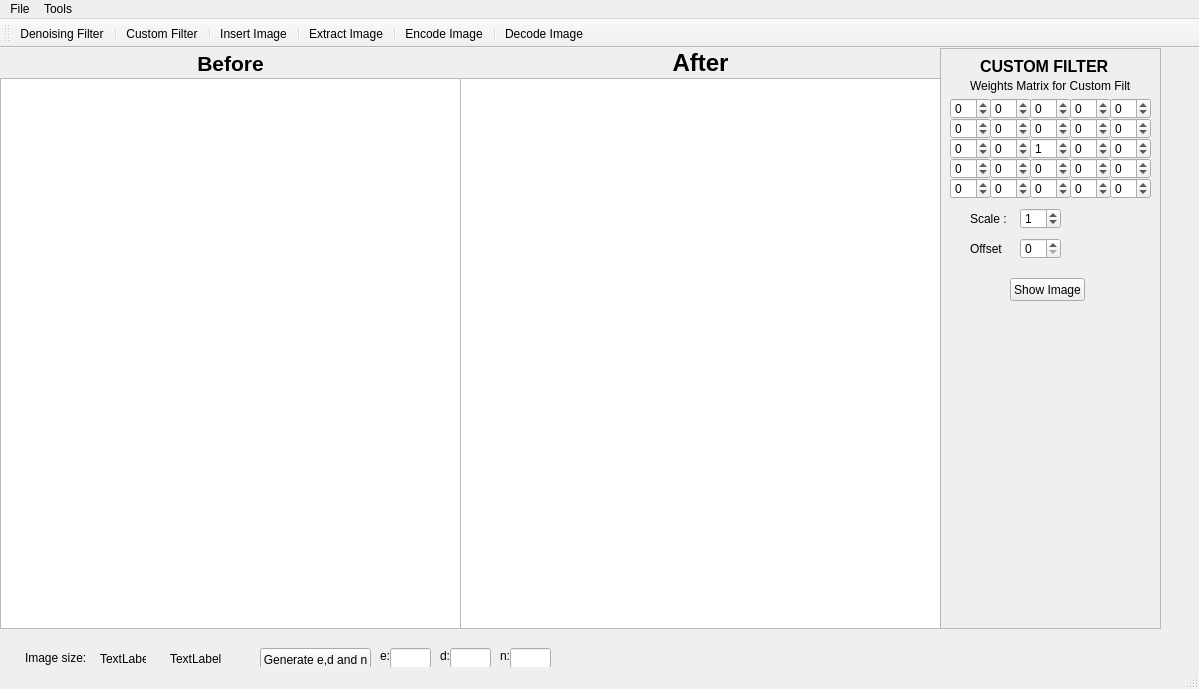
<?xml version="1.0" encoding="UTF-8"?>
<ui version="4.0">
 <class>MainWindow</class>
 <widget class="QMainWindow" name="MainWindow">
  <property name="geometry">
   <rect>
    <x>0</x>
    <y>0</y>
    <width>1199</width>
    <height>689</height>
   </rect>
  </property>
  <property name="windowTitle">
   <string>MainWindow</string>
  </property>
  <widget class="QWidget" name="centralWidget">
   <widget class="QGraphicsView" name="graphicsView">
    <property name="geometry">
     <rect>
      <x>0</x>
      <y>30</y>
      <width>461</width>
      <height>551</height>
     </rect>
    </property>
   </widget>
   <widget class="QGraphicsView" name="graphicsView_2">
    <property name="geometry">
     <rect>
      <x>460</x>
      <y>30</y>
      <width>481</width>
      <height>551</height>
     </rect>
    </property>
   </widget>
   <widget class="QLabel" name="label">
    <property name="geometry">
     <rect>
      <x>0</x>
      <y>0</y>
      <width>461</width>
      <height>31</height>
     </rect>
    </property>
    <property name="text">
     <string>&lt;!DOCTYPE HTML PUBLIC &quot;-//W3C//DTD HTML 4.0//EN&quot; &quot;http://www.w3.org/TR/REC-html40/strict.dtd&quot;&gt;
&lt;html&gt;&lt;head&gt;&lt;meta name=&quot;qrichtext&quot; content=&quot;1&quot; /&gt;&lt;style type=&quot;text/css&quot;&gt;
p, li { white-space: pre-wrap; }
&lt;/style&gt;&lt;/head&gt;&lt;body style=&quot; font-family:'MS Shell Dlg 2'; font-size:8.25pt; font-weight:400; font-style:normal;&quot;&gt;
&lt;p align=&quot;center&quot; style=&quot; margin-top:0px; margin-bottom:0px; margin-left:0px; margin-right:0px; -qt-block-indent:0; text-indent:0px;&quot;&gt;&lt;span style=&quot; font-size:16pt; font-weight:600;&quot;&gt;Before&lt;/span&gt;&lt;/p&gt;&lt;/body&gt;&lt;/html&gt;</string>
    </property>
    <property name="scaledContents">
     <bool>false</bool>
    </property>
   </widget>
   <widget class="QLabel" name="label_2">
    <property name="geometry">
     <rect>
      <x>460</x>
      <y>0</y>
      <width>481</width>
      <height>31</height>
     </rect>
    </property>
    <property name="text">
     <string>&lt;!DOCTYPE HTML PUBLIC &quot;-//W3C//DTD HTML 4.0//EN&quot; &quot;http://www.w3.org/TR/REC-html40/strict.dtd&quot;&gt;
&lt;html&gt;&lt;head&gt;&lt;meta name=&quot;qrichtext&quot; content=&quot;1&quot; /&gt;&lt;style type=&quot;text/css&quot;&gt;
p, li { white-space: pre-wrap; }
&lt;/style&gt;&lt;/head&gt;&lt;body style=&quot; font-family:'MS Shell Dlg 2'; font-size:8.25pt; font-weight:400; font-style:normal;&quot;&gt;
&lt;p align=&quot;center&quot; style=&quot; margin-top:0px; margin-bottom:0px; margin-left:0px; margin-right:0px; -qt-block-indent:0; text-indent:0px;&quot;&gt;&lt;span style=&quot; font-size:18pt; font-weight:600;&quot;&gt;After&lt;/span&gt;&lt;/p&gt;&lt;/body&gt;&lt;/html&gt;</string>
    </property>
   </widget>
   <widget class="QFrame" name="frame">
    <property name="geometry">
     <rect>
      <x>940</x>
      <y>0</y>
      <width>221</width>
      <height>581</height>
     </rect>
    </property>
    <property name="frameShape">
     <enum>QFrame::StyledPanel</enum>
    </property>
    <property name="frameShadow">
     <enum>QFrame::Raised</enum>
    </property>
    <widget class="QLabel" name="label_3">
     <property name="geometry">
      <rect>
       <x>30</x>
       <y>30</y>
       <width>161</width>
       <height>16</height>
      </rect>
     </property>
     <property name="text">
      <string>Weights Matrix for Custom Filter:</string>
     </property>
    </widget>
    <widget class="QSpinBox" name="spinBox">
     <property name="geometry">
      <rect>
       <x>10</x>
       <y>50</y>
       <width>41</width>
       <height>21</height>
      </rect>
     </property>
     <property name="minimum">
      <number>-99</number>
     </property>
    </widget>
    <widget class="QSpinBox" name="spinBox_2">
     <property name="geometry">
      <rect>
       <x>50</x>
       <y>50</y>
       <width>41</width>
       <height>21</height>
      </rect>
     </property>
     <property name="minimum">
      <number>-99</number>
     </property>
    </widget>
    <widget class="QSpinBox" name="spinBox_3">
     <property name="geometry">
      <rect>
       <x>90</x>
       <y>50</y>
       <width>41</width>
       <height>21</height>
      </rect>
     </property>
     <property name="minimum">
      <number>-99</number>
     </property>
    </widget>
    <widget class="QSpinBox" name="spinBox_4">
     <property name="geometry">
      <rect>
       <x>130</x>
       <y>50</y>
       <width>41</width>
       <height>21</height>
      </rect>
     </property>
     <property name="minimum">
      <number>-99</number>
     </property>
    </widget>
    <widget class="QSpinBox" name="spinBox_5">
     <property name="geometry">
      <rect>
       <x>170</x>
       <y>50</y>
       <width>41</width>
       <height>21</height>
      </rect>
     </property>
     <property name="minimum">
      <number>-99</number>
     </property>
    </widget>
    <widget class="QSpinBox" name="spinBox_6">
     <property name="geometry">
      <rect>
       <x>10</x>
       <y>70</y>
       <width>41</width>
       <height>21</height>
      </rect>
     </property>
     <property name="minimum">
      <number>-99</number>
     </property>
    </widget>
    <widget class="QSpinBox" name="spinBox_7">
     <property name="geometry">
      <rect>
       <x>50</x>
       <y>70</y>
       <width>41</width>
       <height>21</height>
      </rect>
     </property>
     <property name="minimum">
      <number>-99</number>
     </property>
    </widget>
    <widget class="QSpinBox" name="spinBox_8">
     <property name="geometry">
      <rect>
       <x>90</x>
       <y>70</y>
       <width>41</width>
       <height>21</height>
      </rect>
     </property>
     <property name="minimum">
      <number>-99</number>
     </property>
    </widget>
    <widget class="QSpinBox" name="spinBox_9">
     <property name="geometry">
      <rect>
       <x>130</x>
       <y>70</y>
       <width>41</width>
       <height>21</height>
      </rect>
     </property>
     <property name="minimum">
      <number>-99</number>
     </property>
    </widget>
    <widget class="QSpinBox" name="spinBox_10">
     <property name="geometry">
      <rect>
       <x>170</x>
       <y>70</y>
       <width>41</width>
       <height>21</height>
      </rect>
     </property>
     <property name="minimum">
      <number>-99</number>
     </property>
    </widget>
    <widget class="QSpinBox" name="spinBox_11">
     <property name="geometry">
      <rect>
       <x>10</x>
       <y>90</y>
       <width>41</width>
       <height>21</height>
      </rect>
     </property>
     <property name="minimum">
      <number>-99</number>
     </property>
    </widget>
    <widget class="QSpinBox" name="spinBox_12">
     <property name="geometry">
      <rect>
       <x>50</x>
       <y>90</y>
       <width>41</width>
       <height>21</height>
      </rect>
     </property>
     <property name="minimum">
      <number>-99</number>
     </property>
    </widget>
    <widget class="QSpinBox" name="spinBox_13">
     <property name="geometry">
      <rect>
       <x>90</x>
       <y>90</y>
       <width>41</width>
       <height>21</height>
      </rect>
     </property>
     <property name="minimum">
      <number>-99</number>
     </property>
     <property name="value">
      <number>1</number>
     </property>
    </widget>
    <widget class="QSpinBox" name="spinBox_14">
     <property name="geometry">
      <rect>
       <x>130</x>
       <y>90</y>
       <width>41</width>
       <height>21</height>
      </rect>
     </property>
     <property name="minimum">
      <number>-99</number>
     </property>
    </widget>
    <widget class="QSpinBox" name="spinBox_15">
     <property name="geometry">
      <rect>
       <x>170</x>
       <y>90</y>
       <width>41</width>
       <height>21</height>
      </rect>
     </property>
     <property name="minimum">
      <number>-99</number>
     </property>
     <property name="value">
      <number>0</number>
     </property>
    </widget>
    <widget class="QSpinBox" name="spinBox_16">
     <property name="geometry">
      <rect>
       <x>10</x>
       <y>110</y>
       <width>41</width>
       <height>21</height>
      </rect>
     </property>
     <property name="minimum">
      <number>-99</number>
     </property>
    </widget>
    <widget class="QSpinBox" name="spinBox_17">
     <property name="geometry">
      <rect>
       <x>50</x>
       <y>110</y>
       <width>41</width>
       <height>21</height>
      </rect>
     </property>
     <property name="minimum">
      <number>-99</number>
     </property>
    </widget>
    <widget class="QSpinBox" name="spinBox_18">
     <property name="geometry">
      <rect>
       <x>90</x>
       <y>110</y>
       <width>41</width>
       <height>21</height>
      </rect>
     </property>
     <property name="minimum">
      <number>-99</number>
     </property>
    </widget>
    <widget class="QSpinBox" name="spinBox_19">
     <property name="geometry">
      <rect>
       <x>130</x>
       <y>110</y>
       <width>41</width>
       <height>21</height>
      </rect>
     </property>
     <property name="minimum">
      <number>-99</number>
     </property>
    </widget>
    <widget class="QSpinBox" name="spinBox_20">
     <property name="geometry">
      <rect>
       <x>170</x>
       <y>110</y>
       <width>41</width>
       <height>21</height>
      </rect>
     </property>
     <property name="minimum">
      <number>-99</number>
     </property>
    </widget>
    <widget class="QSpinBox" name="spinBox_21">
     <property name="geometry">
      <rect>
       <x>10</x>
       <y>130</y>
       <width>41</width>
       <height>21</height>
      </rect>
     </property>
     <property name="minimum">
      <number>-99</number>
     </property>
    </widget>
    <widget class="QSpinBox" name="spinBox_22">
     <property name="geometry">
      <rect>
       <x>50</x>
       <y>130</y>
       <width>41</width>
       <height>21</height>
      </rect>
     </property>
     <property name="minimum">
      <number>-99</number>
     </property>
    </widget>
    <widget class="QSpinBox" name="spinBox_23">
     <property name="geometry">
      <rect>
       <x>90</x>
       <y>130</y>
       <width>41</width>
       <height>21</height>
      </rect>
     </property>
     <property name="minimum">
      <number>-99</number>
     </property>
    </widget>
    <widget class="QSpinBox" name="spinBox_24">
     <property name="geometry">
      <rect>
       <x>130</x>
       <y>130</y>
       <width>41</width>
       <height>21</height>
      </rect>
     </property>
     <property name="minimum">
      <number>-99</number>
     </property>
    </widget>
    <widget class="QSpinBox" name="spinBox_25">
     <property name="geometry">
      <rect>
       <x>170</x>
       <y>130</y>
       <width>41</width>
       <height>21</height>
      </rect>
     </property>
     <property name="minimum">
      <number>-99</number>
     </property>
    </widget>
    <widget class="QPushButton" name="showImageCustomFilterButton">
     <property name="geometry">
      <rect>
       <x>70</x>
       <y>230</y>
       <width>75</width>
       <height>23</height>
      </rect>
     </property>
     <property name="text">
      <string>Show Image</string>
     </property>
    </widget>
    <widget class="QLabel" name="label_5">
     <property name="geometry">
      <rect>
       <x>40</x>
       <y>10</y>
       <width>141</width>
       <height>16</height>
      </rect>
     </property>
     <property name="font">
      <font>
       <pointsize>12</pointsize>
       <weight>75</weight>
       <bold>true</bold>
      </font>
     </property>
     <property name="text">
      <string>CUSTOM FILTER</string>
     </property>
    </widget>
    <widget class="QSpinBox" name="spinBox_51">
     <property name="geometry">
      <rect>
       <x>80</x>
       <y>160</y>
       <width>41</width>
       <height>21</height>
      </rect>
     </property>
     <property name="minimum">
      <number>-255</number>
     </property>
     <property name="maximum">
      <number>255</number>
     </property>
     <property name="value">
      <number>1</number>
     </property>
    </widget>
    <widget class="QSpinBox" name="spinBox_52">
     <property name="geometry">
      <rect>
       <x>80</x>
       <y>190</y>
       <width>41</width>
       <height>21</height>
      </rect>
     </property>
     <property name="minimum">
      <number>0</number>
     </property>
     <property name="maximum">
      <number>255</number>
     </property>
    </widget>
    <widget class="QLabel" name="label_6">
     <property name="geometry">
      <rect>
       <x>30</x>
       <y>160</y>
       <width>46</width>
       <height>21</height>
      </rect>
     </property>
     <property name="text">
      <string>Scale :</string>
     </property>
    </widget>
    <widget class="QLabel" name="label_7">
     <property name="geometry">
      <rect>
       <x>30</x>
       <y>190</y>
       <width>46</width>
       <height>21</height>
      </rect>
     </property>
     <property name="text">
      <string>Offset</string>
     </property>
    </widget>
   </widget>
   <widget class="QLabel" name="label_4">
    <property name="geometry">
     <rect>
      <x>25</x>
      <y>600</y>
      <width>61</width>
      <height>20</height>
     </rect>
    </property>
    <property name="text">
     <string>Image size:</string>
    </property>
   </widget>
   <widget class="QLabel" name="label_8">
    <property name="geometry">
     <rect>
      <x>100</x>
      <y>600</y>
      <width>46</width>
      <height>21</height>
     </rect>
    </property>
    <property name="text">
     <string>TextLabel</string>
    </property>
   </widget>
   <widget class="QLabel" name="label_9">
    <property name="geometry">
     <rect>
      <x>170</x>
      <y>600</y>
      <width>51</width>
      <height>21</height>
     </rect>
    </property>
    <property name="text">
     <string>TextLabel</string>
    </property>
   </widget>
   <widget class="QPushButton" name="pushButton">
    <property name="geometry">
     <rect>
      <x>260</x>
      <y>600</y>
      <width>111</width>
      <height>23</height>
     </rect>
    </property>
    <property name="text">
     <string>Generate e,d and n</string>
    </property>
   </widget>
   <widget class="QLineEdit" name="lineE">
    <property name="geometry">
     <rect>
      <x>390</x>
      <y>600</y>
      <width>41</width>
      <height>20</height>
     </rect>
    </property>
   </widget>
   <widget class="QLineEdit" name="lineD">
    <property name="geometry">
     <rect>
      <x>450</x>
      <y>600</y>
      <width>41</width>
      <height>20</height>
     </rect>
    </property>
   </widget>
   <widget class="QLineEdit" name="lineN">
    <property name="geometry">
     <rect>
      <x>510</x>
      <y>600</y>
      <width>41</width>
      <height>20</height>
     </rect>
    </property>
   </widget>
   <widget class="QLabel" name="label_10">
    <property name="geometry">
     <rect>
      <x>380</x>
      <y>600</y>
      <width>16</width>
      <height>16</height>
     </rect>
    </property>
    <property name="text">
     <string>e:</string>
    </property>
   </widget>
   <widget class="QLabel" name="label_11">
    <property name="geometry">
     <rect>
      <x>440</x>
      <y>600</y>
      <width>16</width>
      <height>16</height>
     </rect>
    </property>
    <property name="text">
     <string>d:</string>
    </property>
   </widget>
   <widget class="QLabel" name="label_12">
    <property name="geometry">
     <rect>
      <x>500</x>
      <y>600</y>
      <width>21</width>
      <height>16</height>
     </rect>
    </property>
    <property name="text">
     <string>n:</string>
    </property>
   </widget>
   <zorder>graphicsView</zorder>
   <zorder>graphicsView_2</zorder>
   <zorder>label_2</zorder>
   <zorder>label</zorder>
   <zorder>frame</zorder>
   <zorder>label_4</zorder>
   <zorder>label_8</zorder>
   <zorder>label_9</zorder>
   <zorder>pushButton</zorder>
   <zorder>lineE</zorder>
   <zorder>lineD</zorder>
   <zorder>lineN</zorder>
   <zorder>label_10</zorder>
   <zorder>label_11</zorder>
   <zorder>label_12</zorder>
  </widget>
  <widget class="QMenuBar" name="menuBar">
   <property name="geometry">
    <rect>
     <x>0</x>
     <y>0</y>
     <width>1199</width>
     <height>20</height>
    </rect>
   </property>
   <widget class="QMenu" name="menuFile">
    <property name="title">
     <string>File</string>
    </property>
    <addaction name="actionOpen"/>
    <addaction name="actionSave_as"/>
    <addaction name="actionSave"/>
    <addaction name="actionExit"/>
   </widget>
   <widget class="QMenu" name="menuTools">
    <property name="title">
     <string>Tools</string>
    </property>
    <addaction name="actionDenoising"/>
    <addaction name="actionCustom_Filter"/>
   </widget>
   <addaction name="menuFile"/>
   <addaction name="menuTools"/>
  </widget>
  <widget class="QToolBar" name="mainToolBar">
   <attribute name="toolBarArea">
    <enum>TopToolBarArea</enum>
   </attribute>
   <attribute name="toolBarBreak">
    <bool>false</bool>
   </attribute>
   <addaction name="actionDenoising"/>
   <addaction name="separator"/>
   <addaction name="actionCustom_Filter"/>
   <addaction name="separator"/>
   <addaction name="actionInsert_Image"/>
   <addaction name="separator"/>
   <addaction name="actionExtract_Image"/>
   <addaction name="separator"/>
   <addaction name="actionEncode_Image"/>
   <addaction name="separator"/>
   <addaction name="actionDecode_Image"/>
  </widget>
  <widget class="QStatusBar" name="statusBar"/>
  <action name="actionOpen">
   <property name="text">
    <string>Open</string>
   </property>
  </action>
  <action name="actionSave_as">
   <property name="text">
    <string>Save as...</string>
   </property>
   <property name="toolTip">
    <string>Save as...</string>
   </property>
  </action>
  <action name="actionSave">
   <property name="text">
    <string>Save</string>
   </property>
  </action>
  <action name="actionExit">
   <property name="text">
    <string>Exit</string>
   </property>
  </action>
  <action name="actionDenoising">
   <property name="text">
    <string>Denoising Filter</string>
   </property>
  </action>
  <action name="actionCustom_Filter">
   <property name="text">
    <string>Custom Filter</string>
   </property>
  </action>
  <action name="actionInsert_Image">
   <property name="text">
    <string>Insert Image</string>
   </property>
   <property name="toolTip">
    <string>Insert Image</string>
   </property>
  </action>
  <action name="actionExtract_Image">
   <property name="text">
    <string>Extract Image</string>
   </property>
   <property name="toolTip">
    <string>Extract Image</string>
   </property>
  </action>
  <action name="actionEncode_Image">
   <property name="text">
    <string>Encode Image</string>
   </property>
  </action>
  <action name="actionDecode_Image">
   <property name="text">
    <string>Decode Image</string>
   </property>
  </action>
 </widget>
 <layoutdefault spacing="6" margin="11"/>
 <resources/>
 <connections/>
</ui>
